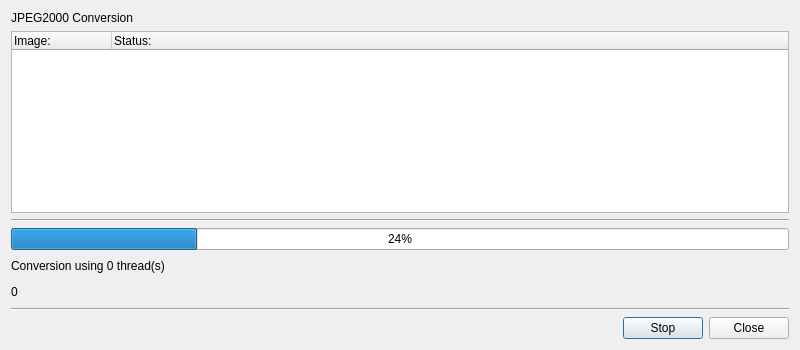
<?xml version="1.0" encoding="UTF-8"?>
<ui version="4.0">
 <class>DialogJ2kConversion</class>
 <widget class="QDialog" name="DialogJ2kConversion">
  <property name="geometry">
   <rect>
    <x>0</x>
    <y>0</y>
    <width>800</width>
    <height>350</height>
   </rect>
  </property>
  <property name="windowTitle">
   <string>JPEG2000 Conversion</string>
  </property>
  <layout class="QVBoxLayout" name="verticalLayout_2">
   <item>
    <widget class="QLabel" name="lblJ2kConversion">
     <property name="text">
      <string>JPEG2000 Conversion</string>
     </property>
    </widget>
   </item>
   <item>
    <widget class="QTreeWidget" name="treeWidget">
     <property name="horizontalScrollBarPolicy">
      <enum>Qt::ScrollBarAsNeeded</enum>
     </property>
     <property name="alternatingRowColors">
      <bool>true</bool>
     </property>
     <property name="selectionMode">
      <enum>QAbstractItemView::NoSelection</enum>
     </property>
     <property name="horizontalScrollMode">
      <enum>QAbstractItemView::ScrollPerItem</enum>
     </property>
     <property name="rootIsDecorated">
      <bool>false</bool>
     </property>
     <property name="wordWrap">
      <bool>false</bool>
     </property>
     <column>
      <property name="text">
       <string>Image:</string>
      </property>
     </column>
     <column>
      <property name="text">
       <string>Status:</string>
      </property>
     </column>
    </widget>
   </item>
   <item>
    <widget class="Line" name="line_1">
     <property name="orientation">
      <enum>Qt::Horizontal</enum>
     </property>
    </widget>
   </item>
   <item>
    <layout class="QVBoxLayout" name="verticalLayout">
     <item>
      <layout class="QHBoxLayout" name="horizontalLayout_4">
       <item>
        <widget class="QProgressBar" name="progressBar">
         <property name="value">
          <number>24</number>
         </property>
        </widget>
       </item>
      </layout>
     </item>
     <item>
      <layout class="QHBoxLayout" name="horizontalLayout_2">
       <item>
        <widget class="QLabel" name="lblThreadCount">
         <property name="text">
          <string>Conversion using 0 thread(s) </string>
         </property>
        </widget>
       </item>
       <item>
        <spacer name="horizontalSpacer_1">
         <property name="orientation">
          <enum>Qt::Horizontal</enum>
         </property>
         <property name="sizeHint" stdset="0">
          <size>
           <width>40</width>
           <height>20</height>
          </size>
         </property>
        </spacer>
       </item>
      </layout>
     </item>
     <item>
      <layout class="QHBoxLayout" name="horizontalLayout_3">
       <item>
        <widget class="QLabel" name="labelTotal">
         <property name="minimumSize">
          <size>
           <width>0</width>
           <height>0</height>
          </size>
         </property>
         <property name="text">
          <string>0</string>
         </property>
        </widget>
       </item>
       <item>
        <spacer name="horizontalSpacer_2">
         <property name="orientation">
          <enum>Qt::Horizontal</enum>
         </property>
         <property name="sizeHint" stdset="0">
          <size>
           <width>40</width>
           <height>20</height>
          </size>
         </property>
        </spacer>
       </item>
      </layout>
     </item>
    </layout>
   </item>
   <item>
    <widget class="Line" name="line_2">
     <property name="orientation">
      <enum>Qt::Horizontal</enum>
     </property>
    </widget>
   </item>
   <item>
    <layout class="QHBoxLayout" name="horizontalLayout">
     <item>
      <spacer name="horizontalSpacer_3">
       <property name="orientation">
        <enum>Qt::Horizontal</enum>
       </property>
       <property name="sizeHint" stdset="0">
        <size>
         <width>40</width>
         <height>20</height>
        </size>
       </property>
      </spacer>
     </item>
     <item>
      <widget class="QPushButton" name="buttonStop">
       <property name="text">
        <string>Stop</string>
       </property>
      </widget>
     </item>
     <item>
      <widget class="QPushButton" name="buttonClose">
       <property name="text">
        <string>Close</string>
       </property>
      </widget>
     </item>
    </layout>
   </item>
  </layout>
 </widget>
 <resources/>
 <connections/>
</ui>
